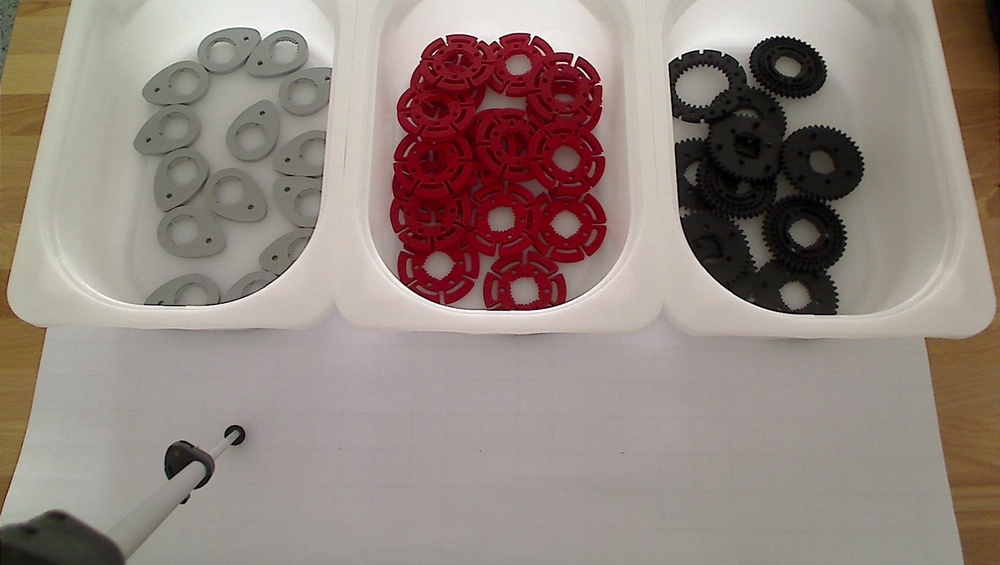
#> input picture before.jpg, 1000 x 565 px, shrunk from 1600 x 904 before the run, given in place of the camera
$ jupyter execute Diff.ipynb   (older library calls are emulated)   (text cells are left out)
#> lines starting #> are read from the running program, lines starting #| are printed output that depends on the picture; after the words box and inside, x2 and y2 are one past the last pixel; in counts of white or black regions, pixels touching at a corner belong together
[cell 1]
# import the necessary packages
from skimage.measure import compare_ssim
import imutils
import cv2
import matplotlib.pyplot as plt

[cell 2]
cap = cv2.VideoCapture(0)

# get current frame and previous frame
ret, current_frame = cap.read()
#> current_frame is the input picture: shape (565, 1000, 3); mean B, G, R 126.6, 133.7, 147.9
previous_frame = current_frame

# save default frame as origin frame for comparing later
originFrame = current_frame

while(cap.isOpened()):

    # get gray frames
    originFrame_gray = cv2.cvtColor(originFrame, cv2.COLOR_BGR2GRAY)
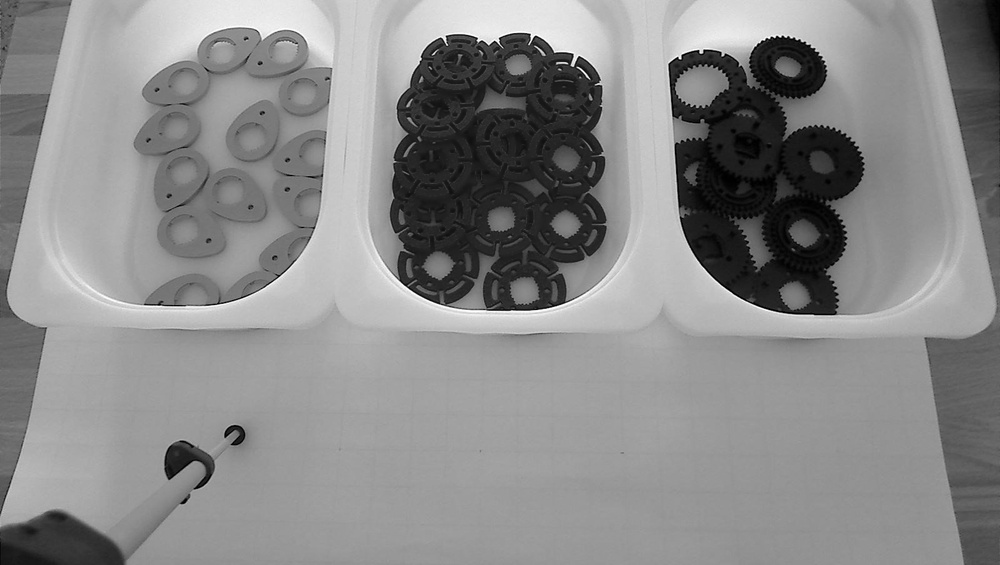
#> originFrame_gray: shape (565, 1000); min 0, max 255, mean 137.2
    current_frame_gray = cv2.cvtColor(current_frame, cv2.COLOR_BGR2GRAY)

    # get difference between frames
    (score, diff) = compare_ssim(originFrame_gray, current_frame_gray, gaussian_weights=True, full=True)
#> diff: shape (565, 1000) float64; every value is 1
#> score = 1
    diff = (diff * 255).astype("uint8")
#> diff: shape (565, 1000); every value is 255
    # get diff score put text on screen (1 = same)
    cv2.putText(current_frame, "Score {0:.4f}".format(score), (10, 20), cv2.FONT_HERSHEY_SIMPLEX, 0.5, (0,0,255), 2)
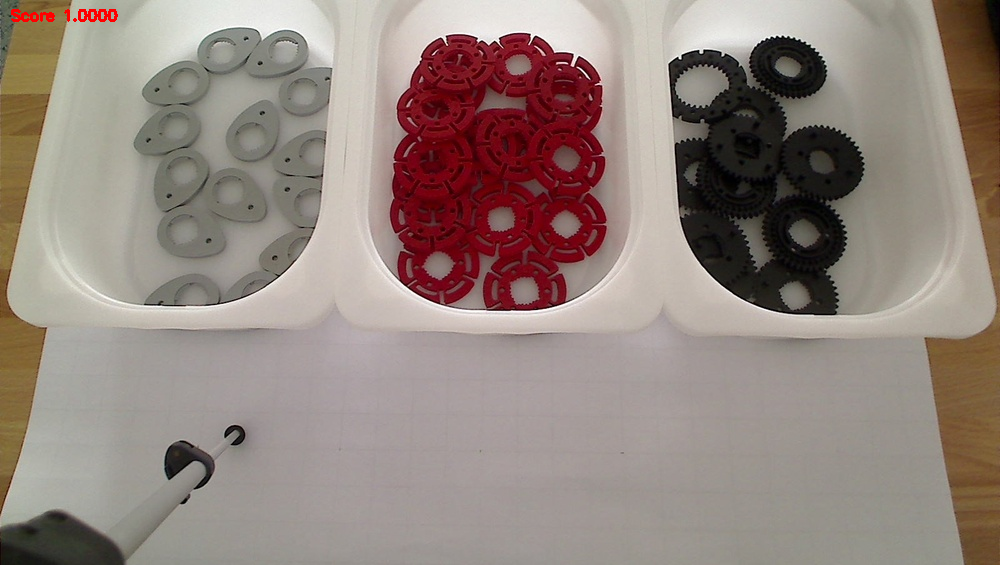
#> current_frame: shape (565, 1000, 3); 0.13% of pixels changed, all inside (x1, y1, x2, y2) = (11, 9, 118, 22)


    if score< 0.97:
         # find frame_diff countour
        thresh = cv2.threshold(diff, 0, 255, cv2.THRESH_BINARY_INV | cv2.THRESH_OTSU)[1]
        cnts = cv2.findContours(thresh.copy(), cv2.RETR_EXTERNAL, cv2.CHAIN_APPROX_SIMPLE)
        cnts = imutils.grab_contours(cnts)
        for c in cnts:
            (x, y, w, h) = cv2.boundingRect(c)
            cv2.rectangle(current_frame, (x, y), (x + w, y + h), (0, 0, 255), 2)
            #cv2.rectangle(current_frame, (x, y), (x + w, y + h), (0, 0, 255), 2)


    if cv2.waitKey(1) & 0xFF == ord('q'):
#> (key q is pressed here)
        break


    cv2.imshow('diff',diff)
    cv2.imshow('current_frame',previous_frame)

    previous_frame = current_frame.copy()
    ret, current_frame = cap.read()


cap.release()
cv2.destroyAllWindows()
